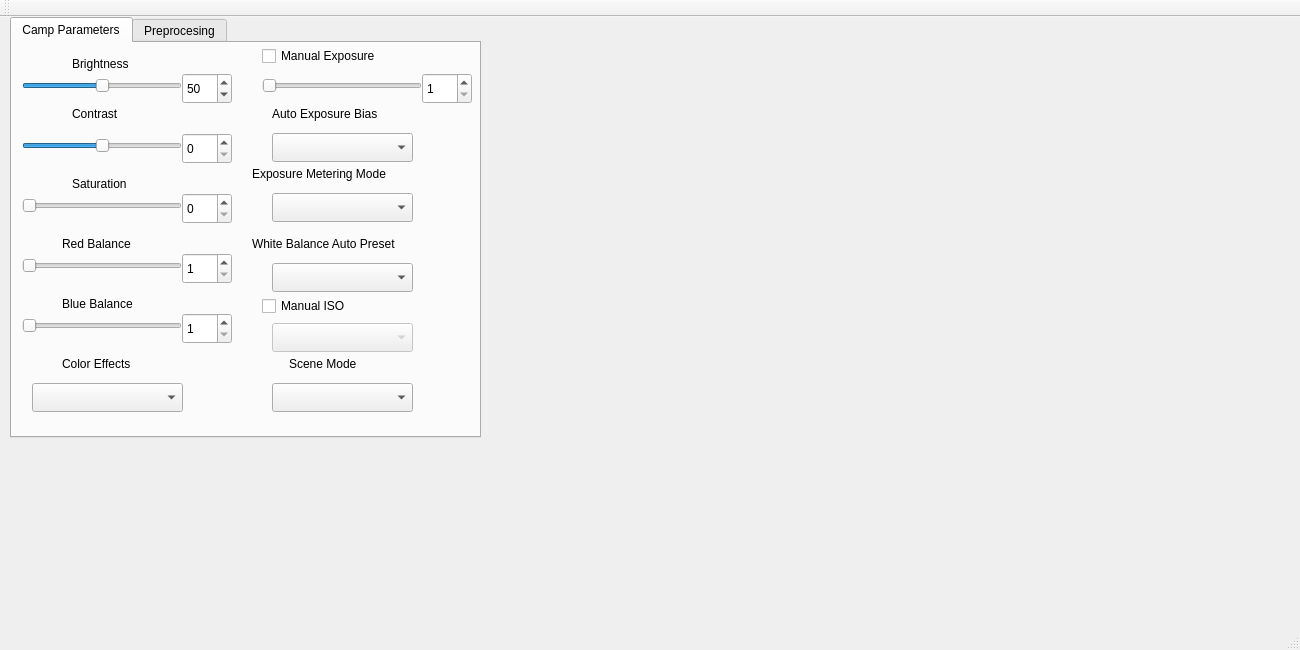
<?xml version="1.0" encoding="UTF-8"?>
<ui version="4.0">
 <class>MainWindow</class>
 <widget class="QMainWindow" name="MainWindow">
  <property name="geometry">
   <rect>
    <x>0</x>
    <y>0</y>
    <width>1300</width>
    <height>650</height>
   </rect>
  </property>
  <property name="maximumSize">
   <size>
    <width>1500</width>
    <height>650</height>
   </size>
  </property>
  <property name="windowTitle">
   <string>MainWindow</string>
  </property>
  <widget class="QWidget" name="centralWidget">
   <widget class="QLabel" name="img">
    <property name="geometry">
     <rect>
      <x>490</x>
      <y>0</y>
      <width>800</width>
      <height>600</height>
     </rect>
    </property>
    <property name="maximumSize">
     <size>
      <width>800</width>
      <height>600</height>
     </size>
    </property>
    <property name="styleSheet">
     <string notr="true"/>
    </property>
    <property name="text">
     <string/>
    </property>
   </widget>
   <widget class="QTabWidget" name="tabWidget">
    <property name="geometry">
     <rect>
      <x>10</x>
      <y>0</y>
      <width>471</width>
      <height>421</height>
     </rect>
    </property>
    <property name="currentIndex">
     <number>0</number>
    </property>
    <widget class="QWidget" name="tab">
     <attribute name="title">
      <string>Camp Parameters</string>
     </attribute>
     <widget class="QSpinBox" name="RedBalancespinBox">
      <property name="geometry">
       <rect>
        <x>170</x>
        <y>210</y>
        <width>50</width>
        <height>31</height>
       </rect>
      </property>
      <property name="minimum">
       <number>1</number>
      </property>
      <property name="maximum">
       <number>7999</number>
      </property>
     </widget>
     <widget class="QComboBox" name="SceneModecomboBox">
      <property name="geometry">
       <rect>
        <x>260</x>
        <y>340</y>
        <width>141</width>
        <height>29</height>
       </rect>
      </property>
     </widget>
     <widget class="QComboBox" name="ColorEffectscomboBox">
      <property name="geometry">
       <rect>
        <x>20</x>
        <y>340</y>
        <width>151</width>
        <height>29</height>
       </rect>
      </property>
     </widget>
     <widget class="QLabel" name="label_6">
      <property name="geometry">
       <rect>
        <x>50</x>
        <y>310</y>
        <width>101</width>
        <height>21</height>
       </rect>
      </property>
      <property name="text">
       <string>Color Effects</string>
      </property>
     </widget>
     <widget class="QCheckBox" name="ManualISOcheckBox">
      <property name="geometry">
       <rect>
        <x>250</x>
        <y>250</y>
        <width>141</width>
        <height>26</height>
       </rect>
      </property>
      <property name="text">
       <string>Manual ISO</string>
      </property>
     </widget>
     <widget class="QSpinBox" name="BrightspinBox">
      <property name="geometry">
       <rect>
        <x>170</x>
        <y>30</y>
        <width>50</width>
        <height>31</height>
       </rect>
      </property>
      <property name="maximum">
       <number>100</number>
      </property>
      <property name="value">
       <number>50</number>
      </property>
     </widget>
     <widget class="QSpinBox" name="ExposureTimespinBox">
      <property name="geometry">
       <rect>
        <x>410</x>
        <y>30</y>
        <width>50</width>
        <height>31</height>
       </rect>
      </property>
      <property name="minimum">
       <number>1</number>
      </property>
      <property name="maximum">
       <number>10000</number>
      </property>
     </widget>
     <widget class="QSpinBox" name="ContrspinBox">
      <property name="geometry">
       <rect>
        <x>170</x>
        <y>90</y>
        <width>50</width>
        <height>31</height>
       </rect>
      </property>
      <property name="maximum">
       <number>100</number>
      </property>
     </widget>
     <widget class="QSlider" name="BrightSlider">
      <property name="geometry">
       <rect>
        <x>10</x>
        <y>30</y>
        <width>160</width>
        <height>26</height>
       </rect>
      </property>
      <property name="minimum">
       <number>0</number>
      </property>
      <property name="maximum">
       <number>100</number>
      </property>
      <property name="sliderPosition">
       <number>50</number>
      </property>
      <property name="orientation">
       <enum>Qt::Horizontal</enum>
      </property>
     </widget>
     <widget class="QSlider" name="ExposureTimehorizontalSlider">
      <property name="enabled">
       <bool>false</bool>
      </property>
      <property name="geometry">
       <rect>
        <x>250</x>
        <y>30</y>
        <width>160</width>
        <height>26</height>
       </rect>
      </property>
      <property name="minimum">
       <number>1</number>
      </property>
      <property name="maximum">
       <number>10000</number>
      </property>
      <property name="orientation">
       <enum>Qt::Horizontal</enum>
      </property>
     </widget>
     <widget class="QLabel" name="label_3">
      <property name="geometry">
       <rect>
        <x>60</x>
        <y>130</y>
        <width>81</width>
        <height>21</height>
       </rect>
      </property>
      <property name="text">
       <string>Saturation</string>
      </property>
     </widget>
     <widget class="QLabel" name="label_9">
      <property name="geometry">
       <rect>
        <x>277</x>
        <y>310</y>
        <width>101</width>
        <height>21</height>
       </rect>
      </property>
      <property name="text">
       <string>Scene Mode</string>
      </property>
     </widget>
     <widget class="QLabel" name="label_10">
      <property name="geometry">
       <rect>
        <x>240</x>
        <y>120</y>
        <width>181</width>
        <height>21</height>
       </rect>
      </property>
      <property name="text">
       <string>Exposure Metering Mode</string>
      </property>
     </widget>
     <widget class="QComboBox" name="AutoExpBiascomboBox">
      <property name="geometry">
       <rect>
        <x>260</x>
        <y>90</y>
        <width>141</width>
        <height>29</height>
       </rect>
      </property>
     </widget>
     <widget class="QLabel" name="label_4">
      <property name="geometry">
       <rect>
        <x>50</x>
        <y>190</y>
        <width>101</width>
        <height>21</height>
       </rect>
      </property>
      <property name="text">
       <string>Red Balance</string>
      </property>
     </widget>
     <widget class="QSlider" name="BlueBalancehorizontalSlider">
      <property name="geometry">
       <rect>
        <x>10</x>
        <y>270</y>
        <width>160</width>
        <height>26</height>
       </rect>
      </property>
      <property name="minimum">
       <number>1</number>
      </property>
      <property name="maximum">
       <number>7999</number>
      </property>
      <property name="orientation">
       <enum>Qt::Horizontal</enum>
      </property>
     </widget>
     <widget class="QLabel" name="label_2">
      <property name="geometry">
       <rect>
        <x>60</x>
        <y>60</y>
        <width>68</width>
        <height>21</height>
       </rect>
      </property>
      <property name="text">
       <string>Contrast</string>
      </property>
     </widget>
     <widget class="QSlider" name="ContrSlider">
      <property name="geometry">
       <rect>
        <x>10</x>
        <y>90</y>
        <width>160</width>
        <height>26</height>
       </rect>
      </property>
      <property name="minimum">
       <number>0</number>
      </property>
      <property name="maximum">
       <number>100</number>
      </property>
      <property name="sliderPosition">
       <number>50</number>
      </property>
      <property name="orientation">
       <enum>Qt::Horizontal</enum>
      </property>
     </widget>
     <widget class="QSlider" name="RedBalanceSlider">
      <property name="geometry">
       <rect>
        <x>10</x>
        <y>210</y>
        <width>160</width>
        <height>26</height>
       </rect>
      </property>
      <property name="minimum">
       <number>1</number>
      </property>
      <property name="maximum">
       <number>7999</number>
      </property>
      <property name="orientation">
       <enum>Qt::Horizontal</enum>
      </property>
     </widget>
     <widget class="QComboBox" name="WhiteBalanceAPcomboBox">
      <property name="geometry">
       <rect>
        <x>260</x>
        <y>220</y>
        <width>141</width>
        <height>29</height>
       </rect>
      </property>
     </widget>
     <widget class="QComboBox" name="ExposureMeteringcomboBox">
      <property name="geometry">
       <rect>
        <x>260</x>
        <y>150</y>
        <width>141</width>
        <height>29</height>
       </rect>
      </property>
     </widget>
     <widget class="QSpinBox" name="BlueBalancespinBox">
      <property name="geometry">
       <rect>
        <x>170</x>
        <y>270</y>
        <width>50</width>
        <height>31</height>
       </rect>
      </property>
      <property name="minimum">
       <number>1</number>
      </property>
      <property name="maximum">
       <number>7999</number>
      </property>
     </widget>
     <widget class="QCheckBox" name="ManualExposurecheckBox">
      <property name="geometry">
       <rect>
        <x>250</x>
        <y>0</y>
        <width>161</width>
        <height>26</height>
       </rect>
      </property>
      <property name="text">
       <string>Manual Exposure</string>
      </property>
     </widget>
     <widget class="QLabel" name="label_7">
      <property name="geometry">
       <rect>
        <x>260</x>
        <y>60</y>
        <width>141</width>
        <height>21</height>
       </rect>
      </property>
      <property name="text">
       <string>Auto Exposure Bias</string>
      </property>
     </widget>
     <widget class="QComboBox" name="IsoSensitivitycomboBox">
      <property name="enabled">
       <bool>false</bool>
      </property>
      <property name="geometry">
       <rect>
        <x>260</x>
        <y>280</y>
        <width>141</width>
        <height>29</height>
       </rect>
      </property>
     </widget>
     <widget class="QSpinBox" name="SaturationspinBox">
      <property name="geometry">
       <rect>
        <x>170</x>
        <y>150</y>
        <width>50</width>
        <height>31</height>
       </rect>
      </property>
      <property name="maximum">
       <number>100</number>
      </property>
     </widget>
     <widget class="QLabel" name="label_5">
      <property name="geometry">
       <rect>
        <x>50</x>
        <y>250</y>
        <width>101</width>
        <height>21</height>
       </rect>
      </property>
      <property name="text">
       <string>Blue Balance</string>
      </property>
     </widget>
     <widget class="QSlider" name="SaturationSlider">
      <property name="geometry">
       <rect>
        <x>10</x>
        <y>150</y>
        <width>160</width>
        <height>26</height>
       </rect>
      </property>
      <property name="maximum">
       <number>100</number>
      </property>
      <property name="orientation">
       <enum>Qt::Horizontal</enum>
      </property>
     </widget>
     <widget class="QLabel" name="label">
      <property name="geometry">
       <rect>
        <x>60</x>
        <y>10</y>
        <width>68</width>
        <height>21</height>
       </rect>
      </property>
      <property name="text">
       <string>Brightness</string>
      </property>
     </widget>
     <widget class="QLabel" name="label_8">
      <property name="geometry">
       <rect>
        <x>240</x>
        <y>190</y>
        <width>191</width>
        <height>21</height>
       </rect>
      </property>
      <property name="text">
       <string>White Balance Auto Preset</string>
      </property>
     </widget>
    </widget>
    <widget class="QWidget" name="tab_2">
     <attribute name="title">
      <string>Preprocesing</string>
     </attribute>
    </widget>
   </widget>
  </widget>
  <widget class="QMenuBar" name="menuBar">
   <property name="geometry">
    <rect>
     <x>0</x>
     <y>0</y>
     <width>1300</width>
     <height>27</height>
    </rect>
   </property>
  </widget>
  <widget class="QToolBar" name="mainToolBar">
   <attribute name="toolBarArea">
    <enum>TopToolBarArea</enum>
   </attribute>
   <attribute name="toolBarBreak">
    <bool>false</bool>
   </attribute>
  </widget>
  <widget class="QStatusBar" name="statusBar"/>
 </widget>
 <layoutdefault spacing="6" margin="11"/>
 <resources/>
 <connections/>
</ui>
